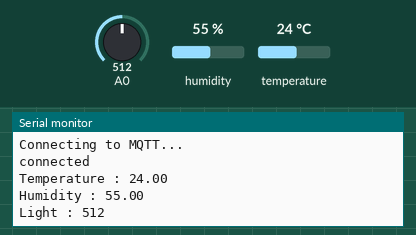
The sketch below on a simulated ESP8266 (NodeMCU). On the bench: the last lines printed to the serial monitor. The test bench sets the inputs (shaded band); at power-on: humidity 55 %, A0 = 512, temperature 24 °C. WiFi joins after 1.5 s; servers stay silent unless stated; no MQTT or app messages arrive unless stated.

Above: at 3.2 s.
3.3 s: humidity set to 22 %
At 7.5 s:
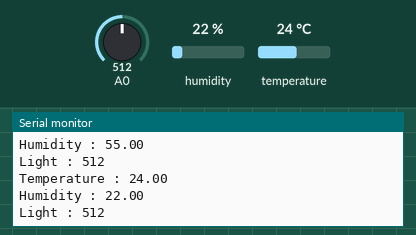
8.9 s: A0 set to 716
At 12.8 s:
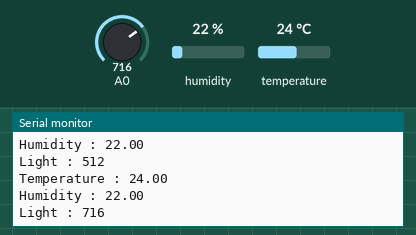
14.5 s: temperature set to 12 °C
At 18.1 s:
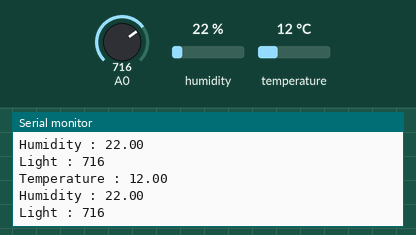
20.1 s: A0 set to 900
At 23.4 s:
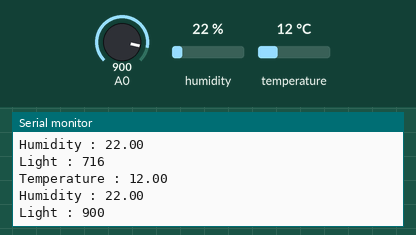
25.7 s: humidity set to 40 %
At 27.4 s:
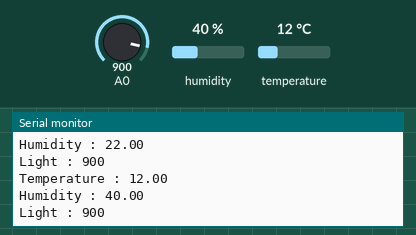
Timing chart, 0 to 28.9 s (numbered marks = the images above; inputs shaded):
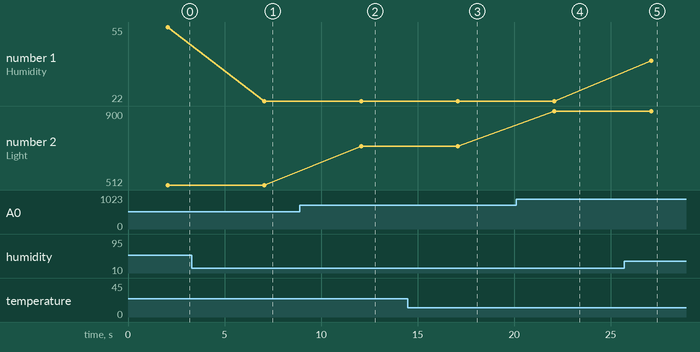

Measured:
- after the input at 3.3 s, the serial monitor: prints a new line after 3.8 s (image 1)
- after the input at 8.9 s, the serial monitor: prints a new line after 3.2 s (image 2)
- after the input at 14.5 s, the serial monitor: prints a new line after 2.6 s (image 3)
- after the input at 20.1 s, the serial monitor: prints a new line after 2.0 s (image 4)
- after the input at 25.7 s, the serial monitor: prints a new line after 1.4 s (image 5)
- plotted number 1: 55 → 22 after the input at 3.3 s, 22 → 40 after the input at 25.7 s
- plotted number 2: 512 → 716 after the input at 8.9 s, 716 → 900 after the input at 20.1 s

The sketch:

MQTTSAMPLE.ino
```cpp
#include <ESP8266WiFi.h>
#include <PubSubClient.h>
#include <DHT.h>
#define DHTTYPE DHT22
#define DHTPIN 14
#define interval 2000
DHT dht(DHTPIN, DHTTYPE, 11);
float humidity;
float temp_f;
unsigned long lastDHTReadMillis = 0;
char str1[15]; // 온도 값을 담을 배열
char str2[15]; // 습도 값을 담을 배열
char str3[15]; // 빛 값을 담을 배열

const char* ssid = "KPU_WiFi858"; // 개인 WIFI 설정
const char* password = ""; // 개인 WIFI 비밀번호 설정
const char* mqttServer = "3.92.133.55"; // AWS에서 부여받은 개인의 ip 주소
const int mqttPort = 1883; // Port 할당
const char* mqttUser = "yhur";
const char* mqttPassword = "hi";

WiFiClient espClient;
PubSubClient client(espClient);

void setup()
{
    Serial.begin(115200);
    dht.begin();
    delay(500);

    WiFi.begin(ssid, password);
    while (WiFi.status() != WL_CONNECTED)
    {
        delay(500);
        Serial.println("Connecting to WiFi..");
    }
    Serial.println("Connected to the WiFi network");

    client.setServer(mqttServer, mqttPort);
    client.setCallback(callback);

    while (!client.connected())
    {
        Serial.println("Connecting to MQTT...");
        if (client.connect("ESP8266Client", mqttUser, mqttPassword ))
        {
            Serial.println("connected");
        }
        else
        {
            Serial.print("failed with state "); Serial.println(client.state());
            delay(2000);
        }
    }
}
void callback(char* topic, byte* payload, unsigned int length)
{
    Serial.print("Message arrived in topic: ");
    Serial.println(topic);
    Serial.print("Message:");
    for (int i = 0; i < length; i++)
    {
        Serial.print((char)payload[i]);
    }
    Serial.println("-----------------------");
}

void loop()
{
    int light = analogRead(A0);
    gettemperature();
    Serial.print("Temperature : "); Serial.println(temp_f);
    Serial.print("Humidity : "); Serial.println(humidity);
    Serial.print("Light : "); Serial.println(light);
    delay(1000);
    sprintf(str1, "temp = %2.2f", temp_f);
    sprintf(str2, "humi = %2.2f", humidity);
    sprintf(str3, "light = %04d", light);
    client.publish("esp/rebi/evt/temperature", str1);
    delay(1000);
    client.publish("esp/rebi/evt/humidity", str2);
    delay(1000);
    client.publish("esp/rebi/evt/light", str3);
    client.loop();
    delay(2000);
}

void gettemperature()
{
    unsigned long currentMillis = millis();
    if(currentMillis - lastDHTReadMillis >= interval)
    {
        lastDHTReadMillis = currentMillis;
        humidity = dht.readHumidity(); // Read humidity (percent)
        temp_f = dht.readTemperature(); // Read temperature as Fahrenheit
        // Check if any reads failed and exit early (to try again).
        if (isnan(humidity) || isnan(temp_f))
        {
            return;
        }
    }
}
```
